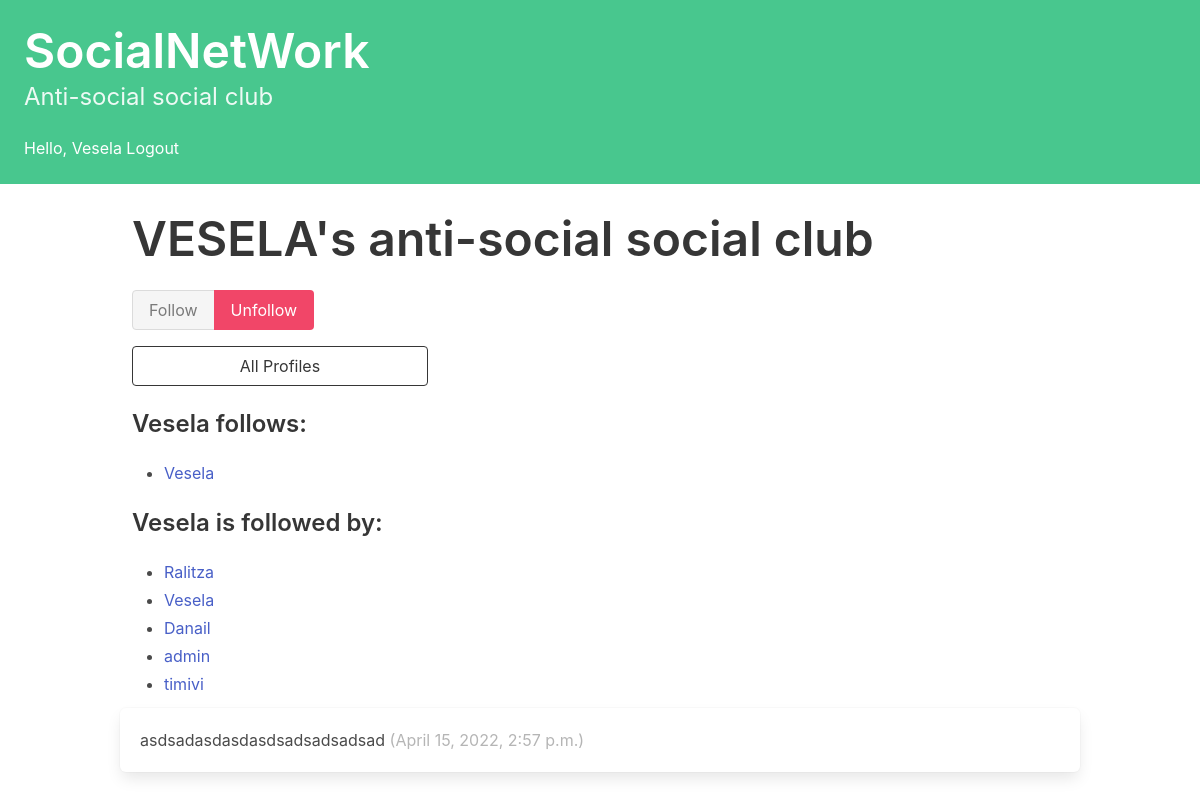
Page /profile/1 (signed in) on the committed database.
### socialNetWork/models.py (models this page shows, shortened)
class Profile(models.Model):
    user = models.OneToOneField(User, on_delete=models.CASCADE)
    follows = models.ManyToManyField(
        "self",
        related_name="followed_by",
        symmetrical=False,
        blank=True
    )
    def __str__(self):
        return self.user.username

class Post(models.Model):
    user = models.ForeignKey(
        User, related_name="posts", blank=True, null=True, on_delete=models.DO_NOTHING
    )
    body = models.CharField(max_length=140)
    created_at = models.DateTimeField(auto_now_add=True)
    liked = models.ManyToManyField('Profile', related_name='liked_posts')
    test = models.OneToOneField(Profile, on_delete=models.CASCADE, blank=True, null=True)

### socialNetWork/views.py (the view, shortened to what this page needs)
# urls.py: path("profile/<int:pk>", profile, name="profile"),
@login_required(login_url='socialNetWork:login')
def profile(request, pk):
    profile = Profile.objects.get(pk=pk)
    return render(request, "profile.html", {"profile": profile})

### socialNetWork/templates/profile.html (shortened to what this page needs)
{% extends 'base.html' %}
{% block content %}
<div class="column">
    <div class="block">
    <h1 class="title is-1">
        {{profile.user.username|upper}}'s anti-social social club
    </h1>
    </div>
</div>
<div class="column is-one-third">
    <form method="post">
    <div class="buttons has-addons">
    {% if profile in user.profile.follows.all %}
        <button class="button is-success is-static">Follow</button>
        <button class="button is-danger" name="follow" value="unfollow">
            Unfollow
        </button>
    {% else %}
        <button class="button is-success" name="follow" value="follow">
            Follow
        </button>
        <button class="button is-danger is-static">Unfollow</button>
    {% endif %}
    </div>
</form>
    <div class="block">
        <a href="{% url 'socialNetWork:profile_list' %}">
            <button class="button is-dark is-outlined is-fullwidth">
                All Profiles
            </button>
        </a>
    </div>
    <div class="block">
        <h3 class="title is-4">
            {{profile.user.username}} follows:
        </h3>
        <div class="content">
            <ul>
            {% for following in profile.follows.all %}
                <li>
                    <a href="#">
                        {{ following }}
                    </a>
                </li>
            {% endfor %}
            </ul>
        </div>
    </div>
    <div class="block">
        <h3 class="title is-4">
            {{profile.user.username}} is followed by:
        </h3>
        <div class="content">
            <ul>
            {% for follower in profile.followed_by.all %}
                <li>
                    <a href="#">
                        {{ follower }}
                    </a>
                </li>
            {% endfor %}
            </ul>
        </div>
    </div>
</div>
<div class="content">
    {% for post in profile.user.posts.all %}
        <div class="box">
            {{ post.body }}
            <span class="is-small has-text-grey-light">
                ({{ post.created_at }})
            </span>
        </div>
    {% endfor %}
</div>
{% endblock content %}

### socialNetWork/templates/base.html (shortened to what this page needs)
<html lang="en">
<head>
    <link rel="stylesheet"
          href="https://cdn.jsdelivr.net/npm/bulma@0.9.3/css/bulma.min.css">
</head>
<body>
    <section class="hero is-small is-success mb-4">
        <div class="hero-body">
            <h1 class="title is-1"><a href="{% url 'socialNetWork:dashboard' %} ">SocialNetWork</a></h1>
            <p class="subtitle is-4">
                Anti-social social club
            </p>
            {% if request.user.is_anonymous == False%}
        <span>Hello, {{request.user}}</span>
        <span><a href="{% url 'socialNetWork:logout' %}">Logout</a></span>
    {% endif %}
        </div>
    </section>
    <div class="container">
    <div>
        {% block content %}
        {% endblock content %}
    </div>
    </div>
</body>
</html>

### rows in the picture
Profile: user.username "VESELA", user.username "Vesela"
Profile: user.username "Ralitza"
Profile: user.username "Danail"
Profile: user.username "admin"
Profile: user.username "timivi"
Post: body "asdsadasdasdasdsadsadsadsad", created_at "April 15, 2022, 2:57 p.m."

### other values in the picture
{{ request.user }} "Vesela"
